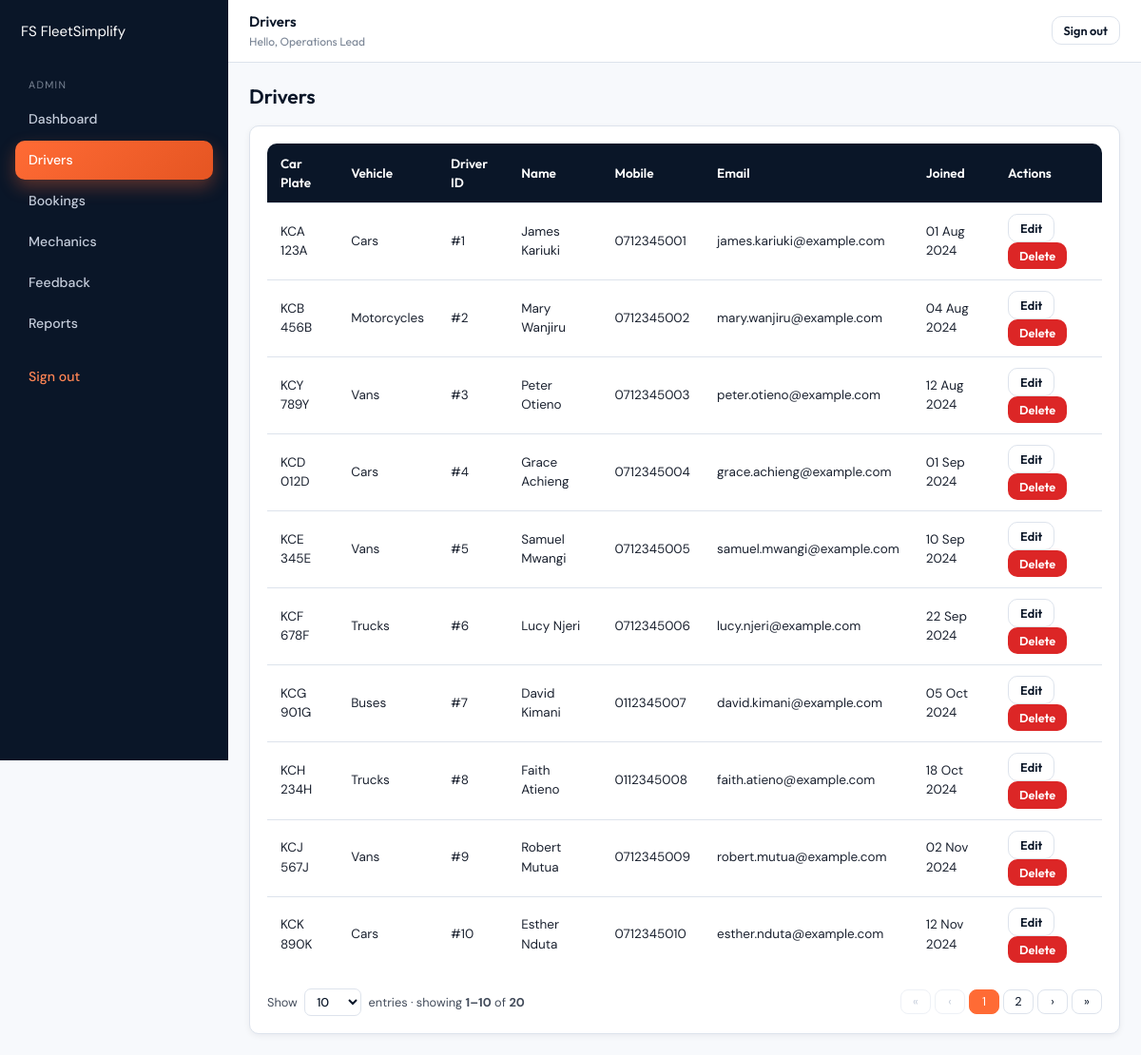
Screenshot of /admin/drivers.php (signed in) with the database file from the repository.
### tables this page shows
CREATE TABLE users (
  id          INT UNSIGNED NOT NULL AUTO_INCREMENT,
  name        VARCHAR(120) NOT NULL,
  email       VARCHAR(190) NOT NULL,
  password    VARCHAR(255) NOT NULL,
  mobile      VARCHAR(10)  NOT NULL,
  created_at  TIMESTAMP    NOT NULL DEFAULT CURRENT_TIMESTAMP,
  PRIMARY KEY (id),
  UNIQUE KEY uq_users_email (email)
);

### config/init.php (called while the page is built, shortened)
<?php
function e(?string $s): string {
    return htmlspecialchars((string)$s, ENT_QUOTES | ENT_SUBSTITUTE, 'UTF-8');
}

### admin/drivers.php (the view, shortened to what this page needs)
<?php
require_once __DIR__ . '/../config/init.php';
$pdo = db();
$total = (int)$pdo->query('SELECT COUNT(*) FROM users')->fetchColumn();
$pg = paginate($total);
$st = $pdo->prepare("
    SELECT u.id, u.name, u.email, u.mobile, u.created_at,
        (SELECT vehicle_plate FROM bookings b WHERE b.user_id = u.id ORDER BY b.created_at DESC LIMIT 1) AS plate,
        (SELECT vehicle_type  FROM bookings b WHERE b.user_id = u.id ORDER BY b.created_at DESC LIMIT 1) AS vtype
    FROM users u ORDER BY u.id ASC LIMIT :lim OFFSET :off
");
$st->bindValue(':lim', $pg['per'],    PDO::PARAM_INT);
$st->bindValue(':off', $pg['offset'], PDO::PARAM_INT);
$st->execute();
$rows = $st->fetchAll();
include __DIR__ . '/../partials/header.php';
?>
<div class="app">
    <?php include __DIR__ . '/../partials/sidebar-admin.php'; ?>
    <main class="main">
        <?php include __DIR__ . '/../partials/topbar.php'; ?>
        <div class="content">
            <div class="page-h"><h2 style="margin:0">Drivers</h2></div>
            <div class="card">
                <div class="table-wrap"><table class="table">
                    <thead><tr>
                        <th>Car Plate</th><th>Vehicle</th><th>Driver ID</th><th>Name</th><th>Mobile</th><th>Email</th><th>Joined</th><th>Actions</th>
                    </tr></thead>
                    <tbody>
                    <?php foreach ($rows as $r): ?>
                        <tr>
                            <td><?= e($r['plate'] ?: '—') ?></td>
                            <td><?= e($r['vtype'] ?: '—') ?></td>
                            <td>#<?= (int)$r['id'] ?></td>
                            <td><?= e($r['name']) ?></td>
                            <td><?= e($r['mobile']) ?></td>
                            <td><?= e($r['email']) ?></td>
                            <td><?= e(date('d M Y', strtotime($r['created_at']))) ?></td>
                            <td>
                                <button class="btn btn-sm btn-outline"
                                        onclick='openEdit(<?= json_encode([
                                            "id" => (int)$r["id"], "name" => $r["name"], "email" => $r["email"], "mobile" => $r["mobile"]
                                        ], JSON_HEX_TAG | JSON_HEX_AMP | JSON_HEX_QUOT) ?>)'>Edit</button>
                                <form method="post" style="display:inline" onsubmit="return confirm('Delete this driver?')">
                                    <button class="btn btn-sm btn-danger">Delete</button>
                                </form>
                            </td>
                        </tr>
                    <?php endforeach; ?>
                    </tbody>
                </table></div>
                <?php $base_qs = []; include __DIR__ . '/../partials/pager.php'; ?>
            </div>
        </div>
    </main>
</div>
<?php
include __DIR__ . '/../partials/footer.php';
?>

### assets/css/main.css (style rules this page uses)
:root { --navy: #0A1628; --navy-2: #112441; --navy-3: #1B3055; --orange: #FF6B35; --orange-2: #FF8554; --orange-3: #E55522; --white: #ffffff; --grey-50: #F7F9FC; --grey-100: #EEF1F6; --grey-200: #DDE3EC; --grey-300: #C4CCDA; --grey-500: #7A8595; --grey-700: #424B5A; --grey-900: #1B2230; --success: #1F9D55; --success-bg: #DEF7EC; --warning: #F59E0B; --warning-bg: #FEF3C7; --danger: #DC2626; --danger-bg: #FEE2E2; --info: #2563EB; --info-bg: #DBEAFE; --shadow-sm: 0 2px 6px rgba(10,22,40,.06); --shadow: 0 6px 24px rgba(10,22,40,.08); --radius: 10px; }
* { box-sizing: border-box; }
html, body { margin: 0; padding: 0; background: var(--grey-50); color: var(--grey-900); font-family: 'DM Sans', system-ui, sans-serif; font-size: 15px; line-height: 1.5; min-height: 100vh; }
h1, h2, h3, h4, h5 { font-family: 'Outfit', system-ui, sans-serif; color: var(--navy); margin: 0 0 .5em; line-height: 1.25; font-weight: 600; }
h2 { font-size: 1.4rem; }
.btn { display: inline-flex; align-items: center; justify-content: center; gap: 8px; padding: 11px 20px; border: 0; border-radius: var(--radius); background: var(--orange); color: var(--white); font: 600 .95rem 'Outfit', sans-serif; cursor: pointer; transition: transform .12s ease, background .12s ease, box-shadow .12s ease; text-decoration: none; line-height: 1.1; }
.btn-outline { background: transparent; color: var(--navy); border: 1.5px solid var(--grey-200); }
.btn-danger { background: var(--danger); }
.btn-sm { padding: 7px 12px; font-size: .85rem; }
.card { background: var(--white); border: 1px solid var(--grey-200); border-radius: var(--radius); box-shadow: var(--shadow-sm); padding: 18px; }
.table-wrap { overflow-x: auto; }
.table { width: 100%; border-collapse: collapse; background: var(--white); border-radius: var(--radius); overflow: hidden; }
.table th, .table td { padding: 11px 14px; text-align: left; border-bottom: 1px solid var(--grey-200); font-size: .9rem; }
.table thead { background: var(--navy); color: var(--white); }
.table thead th { font-family: 'Outfit', sans-serif; font-weight: 600; }
.table tbody tr:last-child td { border-bottom: 0; }

### assets/css/dashboard.css (style rules this page uses)
.app { display: grid; grid-template-columns: 240px 1fr; min-height: 100vh; }
.main { display: flex; flex-direction: column; min-width: 0; }
.content { padding: 22px; }
.page-h { display: flex; justify-content: space-between; align-items: center; gap: 12px; margin-bottom: 18px; flex-wrap: wrap; }

### rows the page displays
users: plate "KCA 123A", vtype "Cars", id "1", name "James Kariuki", mobile "0712345001", email "james.kariuki@example.com", created_at "01 Aug 2024"
users: plate "KCB 456B", vtype "Motorcycles", id "2", name "Mary Wanjiru", mobile "0712345002", email "mary.wanjiru@example.com", created_at "04 Aug 2024"
users: plate "KCY 789Y", vtype "Vans", id "3", name "Peter Otieno", mobile "0712345003", email "peter.otieno@example.com", created_at "12 Aug 2024"
users: plate "KCD 012D", vtype "Cars", id "4", name "Grace Achieng", mobile "0712345004", email "grace.achieng@example.com", created_at "01 Sep 2024"
users: plate "KCE 345E", vtype "Vans", id "5", name "Samuel Mwangi", mobile "0712345005", email "samuel.mwangi@example.com", created_at "10 Sep 2024"
users: plate "KCF 678F", vtype "Trucks", id "6", name "Lucy Njeri", mobile "0712345006", email "lucy.njeri@example.com", created_at "22 Sep 2024"
users: plate "KCG 901G", vtype "Buses", id "7", name "David Kimani", mobile "0112345007", email "david.kimani@example.com", created_at "05 Oct 2024"
users: plate "KCH 234H", vtype "Trucks", id "8", name "Faith Atieno", mobile "0112345008", email "faith.atieno@example.com", created_at "18 Oct 2024"
users: plate "KCJ 567J", vtype "Vans", id "9", name "Robert Mutua", mobile "0712345009", email "robert.mutua@example.com", created_at "02 Nov 2024"
users: plate "KCK 890K", vtype "Cars", id "10", name "Esther Nduta", mobile "0712345010", email "esther.nduta@example.com", created_at "12 Nov 2024"

### other values shown
$page_title ?: 'Dashboard' "Drivers"
$u['name'] "Operations Lead"
$range_from "1"
$range_to "10"
$pg['total'] "20"
form field value "10"
